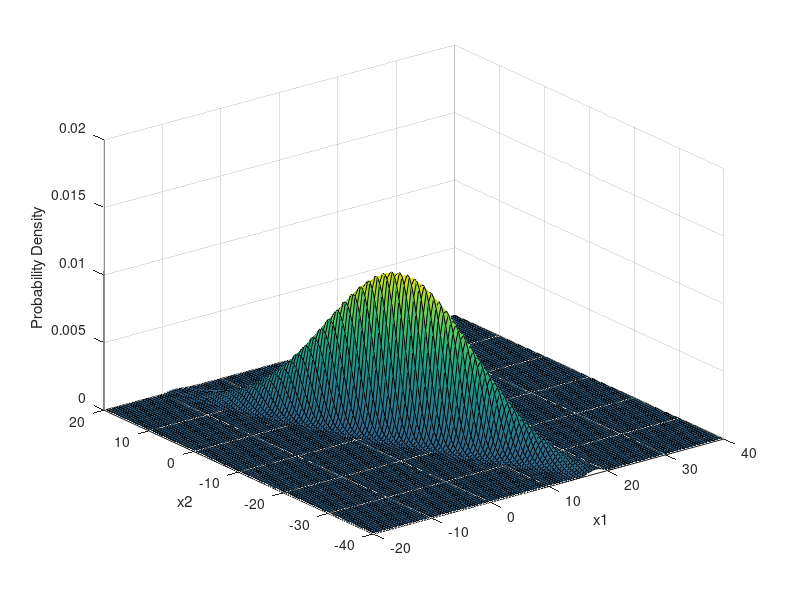

Source code (MATLAB):
mu = [6 -12];
Sigma = [22 -47.5; -47.5 110.5];
x1 = -20:.5:40; x2 = -40:.5:20;
[X1,X2] = meshgrid(x1,x2);
F = mvnpdf([X1(:) X2(:)],mu,Sigma);
F = reshape(F,length(x2),length(x1));
surf(x1,x2,F);
caxis([min(F(:))-.5*range(F(:)),max(F(:))]);
axis([-20 40 -40 20 0 .02])
xlabel('x1'); ylabel('x2'); zlabel('Probability Density');